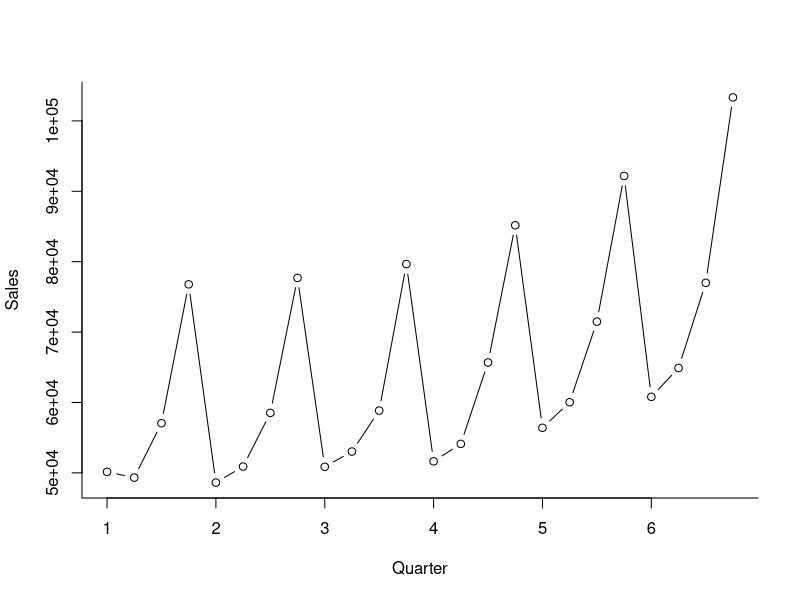

The R script that drew this image: (Note: this script raises an error after producing the figure.)
#Tutorial 2 Smoothing Methods
# The file DepartmentStoreSales.xls contains data on the quarterly sales for a
# department store over a 6-year period. The time plot of the data is shown in
# the following figure.
#Exercise 1 -------------------------------------------------------------------
# a) Which method is not suitable for forecasting this series?
# --> the series shows seasonality and a small upward trend
# • Moving average of raw series --> not suitable
# • Moving average of deseasonalized series --> not suitable
# • Simple exponential smoothing of the raw series --> not suitable
# • Double exponential smoothing of the raw series --> not suitable
# • Holt-Winter’s exponential smoothing of the raw series --> suitable

# b) A forecaster was tasked to generate forecasts for 4 quarters ahead. She
#    therefore partitioned the data so that the last 4 quarters were designated as the
#    validation period. The forecaster approached the forecasting task by using
#    multiplicative Holt-Winter’s exponential smoothing. The smoothing constants
#    used were a = 0.2, b = 0.15, g = 0.05.

#part I
library(readxl)
DepartmentStoreSales <- read_excel("DepartmentStoreSales.xlsx")
ts <- ts(DepartmentStoreSales[ , 2], start = c(1, 1), frequency = 4)
Training_ts <- window(ts, start = c(1, 1), end = c(5, 4))
Validation_ts <- window(ts, start = c(6,1), end = c(6,4))
plot(ts, xlab = "Quarter", ylab = "Sales", bty = "l", type = "b")

ets.HW <- ets(Training_ts, "ZMM", alpha =  0.2, beta =  0.15, gamma = 0.05)
ets.HW.forecast <- forecast(ets.HW, h = length(Validation_ts), level = 0)
plot(ets.HW.forecast, xlab = "Quarter", ylab = "Sales", bty = "l", type = "b")

#part II
accuracy(c(59384.56586, 61656.49426), c(60800, 64900)) #Forecasted vs actual, for the 2 quarters

# c) The fit and residuals are displayed in the following figures. Using all the
#    information from part b) and the following figures, is this model suitable for
#    forecasting quarters 21 and 22?
#    --> From b) we know that the actual and forecasted values in periods 21-22 match well as e.g. 
#        the MAPE is quite low. However, we see from the forecast error plot that towards the end 
#        of the training period the model is systematically under-forecasting (positive errors). 
#        This might be problematic for forecasting periods 21-22.
plot(ets.HW.forecast$residuals, xlab = "Quarter", ylab = "Sales", bty = "l", type = "b")
abline(h = 0, col = "blue")

# d) Another analyst decided to take a much simpler approach, and instead of using
#    exponential smoothing he used differencing. Use differencing to remove the
#    trend and seasonal pattern. Which order works better: first removing trend and
#    then seasonality or the opposite order? Show a time plot of the differenced
#    series.

plot(diff(Training_ts, lag = 1), ylab = "Lag-1",xlab = "Time (Yearly)",
      bty = "l", main = "Lag-1 Difference")
plot(diff(Training_ts, lag = 4), ylab = "Lag-4", xlab = "Time (Yearly",
      bty = "l", main = "Lag-4 Difference")
plot(diff(diff(Training_ts, lag = 1), lag = 4), ylab = "Lag-4, then Lag-1", xlab = "Time (Yearly",
     bty = "l", main = "Twice-Differenced (Lag-4, Lag-1)")

# --> The order of applying the double differencing does not matter and both orders give the same results.

# e) Forecast quarters 21-22 using the average of the double differenced series from
#    (d). Remember to use only the training period (until quarter 20), and to adjust
#    back for the trend and seasonal pattern.

ets.HW.forecast.diff <- meanf(diff(diff(Training_ts, lag = 1), lag = 4),h = 2)
autoplot(ets.HW.forecast.diff)
ets.HW.forecast.diff$mean[1] #forecasted values for both Q21 and Q22

Forecast.Q21 <- ets.HW.forecast.diff$mean[1] + Training_ts[17] + Training_ts[20] - Training_ts[16]
Forecast.Q22 <- ets.HW.forecast.diff$mean[2] + Training_ts[18] + Forecast.Q21 - Training_ts[17]
# --> Forecast.Qxx <- Forecasted value + value (previous season) + previous value - last value (previous season)

# f) Compare the forecasts from (e) to the exponential smoothing forecasts in the
#    table in (b). Which of the two forecasting methods would you choose? Explain.

accuracy(c(Forecast.Q21, Forecast.Q22), c(60800, 64900))

#    --> The  multiplicative Holt-Winter’s exponential smoothing shows a lower MAPE
#        The forecasts from the averaged differenced series are less accurate (MAPE = 5.141% vs 3.663%).
#        For each of quarters 21,22 they over-forecast by more than 3,000. Hence, the Holt-Winters' 
#        method is more accurate.

# g) What would even be a simpler approach that should be used as a baseline?
#    --> Using (seasonal) naïve forecasts. Since there is quarterly seasonality, 
#        the seasonal naive forecast for quarter 21 is equal to sales in quarter 17 (56,405), 
#        and for quarter 22 the seasonal naive forecast is equal to sales in quarter 18 (60,031). 

snaive <- snaive(Training_ts, h = 2)
accuracy(snaive, Validation_ts) #7.365%
accuracy(c(56405,60031), c(60800, 64900)) #7.365%

# --> The best forecasting method would be the Multiplicative Holt-Winter's model with MAPE = 3.663%

#Exercise 2 -------------------------------------------------------------------
# Use a four-week trailing moving average on week 1-4 to forecast the
# demand for week 5-8. What are the ME, MAE, MAPE, and MSE? Repeat the
# calculations with simple exponential smoothing (α=0.2). Which of the two
# methods do you prefer? Why? (For this exercise you do not need use R)

#nog niet goed!!
data.points <- c(108,116,118,124,96,119,98,102)
ts <- ts(data.points, start = c(1,1), frequency = 52)
Trailing.ma <- rollmean(ts, k =  4, fill = NA , align =  "right") #trailing moving average
ts[(5:8)] <- Trailing.ma[4]
accuracy(c(96,119,98,102), c(116.5,116.5,116.5,116.5)) # MAPE = 12.02%

ses <- ets(ts[(1:4)], "ANN", alpha = 0.2) #simple exponential smoothing
ses.forecast <- forecast(ses, h = 4, level = 0)         
autoplot(ses.forecast$fitted)
ses.fitted <- ses.forecast$fitted[1]
accuracy(c(96,119,98,102), c(ses.fitted,ses.fitted,ses.fitted,ses.fitted)) #MAPE = 9.03%
